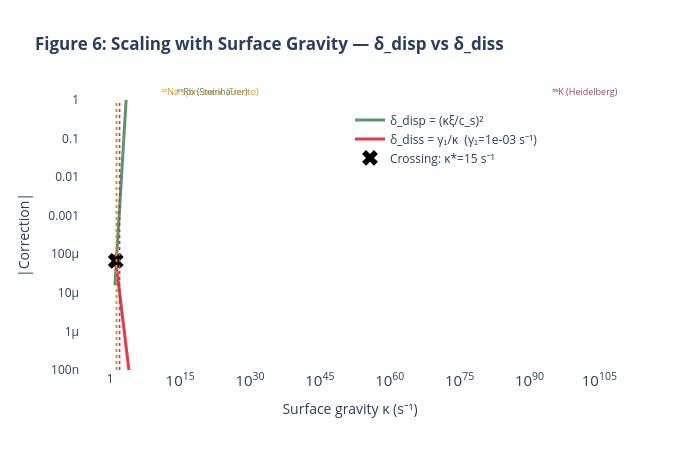

The cell this chart's notebook holds for it:
### Markdown cell above
**Figure 5.** Each bar is computed as $T_H \times \delta_i$, where $T_H$ and $\delta_i$ are the exact values from the computation cells above.

---

### 5.6 Scaling with Surface Gravity

**Key prediction:** $\delta_{\text{disp}} \propto \kappa^2$ (grows with $\kappa$) while $\delta_{\text{diss}} \propto 1/\kappa$ (shrinks). They cross at a characteristic $\kappa^*$. Below we derive this crossing analytically.

### Code cell
# ────────────────────────────────────────────────
# Figure 6: Scaling with κ (all from explicit formulas)
#
# Fix physical parameters to Rb-87 values, sweep κ:
#   δ_disp(κ) = (κξ/c_s)²
#   δ_diss(κ) = γ₁/κ   (with γ₁ ≈ γ_Bel at ω_H = κ, but the Beliaev
#                         rate also depends on κ: γ_Bel = sqrt(na³)·κ²/c_s)
#
# So δ_diss(κ) = sqrt(na³)·κ²/c_s / κ = sqrt(na³)·κ/c_s
# ... which ALSO grows with κ.  BUT: in the regime γ₁ is approximately
# constant (set by the condensate), δ_diss = γ₁/κ ~ 1/κ.
#
# We show both:
#   (a) Fixed γ₁ model: δ_diss = γ₁/κ
#   (b) Beliaev-scaling model: δ_diss = sqrt(na³)·κ/c_s
# ────────────────────────────────────────────────
kappa_sweep = np.logspace(1, 4, 200)  # 10 to 10⁴ s⁻¹

# Fixed Rb-87 parameters
xi_rb = p_rb["xi"]
cs_rb = p_rb["c_s"]
gamma_1_fixed = 1e-3  # s⁻¹ (conservative Rb-87 estimate)

# δ_disp = (κξ/c_s)²
D_sweep = kappa_sweep * xi_rb / cs_rb
delta_disp_sweep = (np.pi / 6) * D_sweep**2  # |δ_disp| = (π/6)·D²

# δ_diss (fixed γ₁ model) = γ₁/κ
delta_diss_fixed = gamma_1_fixed / kappa_sweep

fig6 = go.Figure()

fig6.add_trace(
    go.Scatter(
        x=kappa_sweep,
        y=delta_disp_sweep,
        mode="lines",
        name="δ_disp = (κξ/c_s)²",
        line=dict(color=COLORS["dispersive"], width=3),
    )
)

fig6.add_trace(
    go.Scatter(
        x=kappa_sweep,
        y=delta_diss_fixed,
        mode="lines",
        name=f"δ_diss = γ₁/κ  (γ₁={gamma_1_fixed:.0e} s⁻¹)",
        line=dict(color=COLORS["dissipative"], width=3),
    )
)

# Crossing point: D² = γ₁/κ  →  (κξ/c_s)² = γ₁/κ  →  κ³ = γ₁·c_s²/ξ²
kappa_star = (gamma_1_fixed * cs_rb**2 / xi_rb**2) ** (1 / 3)
delta_star = gamma_1_fixed / kappa_star
fig6.add_trace(
    go.Scatter(
        x=[kappa_star],
        y=[delta_star],
        mode="markers",
        marker=dict(size=14, color="black", symbol="x"),
        name=f"Crossing: κ*={kappa_star:.0f} s⁻¹",
    )
)
print(f"Crossing point: κ* = {kappa_star:.1f} s⁻¹, δ* = {delta_star:.2e}")

# Mark experimental κ values
for name, p in experiments.items():
    fig6.add_vline(
        x=p["kappa"],
        line=dict(color=p["color"], width=1.5, dash="dot"),
        annotation_text=name,
        annotation_position="top",
        annotation_font=dict(size=9, color=p["color"]),
    )

fig6.update_xaxes(type="log", title_text="Surface gravity κ (s⁻¹)")
fig6.update_yaxes(type="log", title_text="|Correction|", range=[-7, 0])
fig6.update_layout(
    height=450,
    width=700,
    plot_bgcolor="white",
    title="<b>Figure 6: Scaling with Surface Gravity — δ_disp vs δ_diss</b>",
    legend=dict(x=0.5, y=0.98),
)
fig6.show()

### Figure 1 — Plotly figure (JSON) as saved in the notebook; plotly's stock layout.template omitted (floating-point values rounded to 4 significant figures; data arrays with more than 128 entries replaced by an {"elided": "..."} marker saying what was removed)
{"data": [{"line": {"color": "#5C946E", "width": 3}, "mode": "lines", "name": "δ_disp = (κξ/c_s)²", "type": "scatter", "x": {"elided": "200 float values"}, "y": {"elided": "200 float values"}}, {"line": {"color": "#E63946", "width": 3}, "mode": "lines", "name": "δ_diss = γ₁/κ  (γ₁=1e-03 s⁻¹)", "type": "scatter", "x": {"elided": "200 float values"}, "y": {"elided": "200 float values"}}, {"marker": {"color": "black", "size": 14, "symbol": "x"}, "mode": "markers", "name": "Crossing: κ*=15 s⁻¹", "type": "scatter", "x": [14.87], "y": [6.726e-05]}], "layout": {"annotations": [{"font": {"color": "#2E86AB", "size": 9}, "showarrow": false, "text": "⁸⁷Rb (Steinhauer)", "x": 21.9, "xanchor": "center", "xref": "x", "y": 1, "yanchor": "bottom", "yref": "y domain"}, {"font": {"color": "#A23B72", "size": 9}, "showarrow": false, "text": "³⁹K (Heidelberg)", "x": 101.9, "xanchor": "center", "xref": "x", "y": 1, "yanchor": "bottom", "yref": "y domain"}, {"font": {"color": "#F18F01", "size": 9}, "showarrow": false, "text": "²³Na spin-sonic (Trento)", "x": 21.41, "xanchor": "center", "xref": "x", "y": 1, "yanchor": "bottom", "yref": "y domain"}], "height": 450, "legend": {"x": 0.5, "y": 0.98}, "plot_bgcolor": "white", "shapes": [{"line": {"color": "#2E86AB", "dash": "dot", "width": 1.5}, "type": "line", "x0": 21.9, "x1": 21.9, "xref": "x", "y0": 0, "y1": 1, "yref": "y domain"}, {"line": {"color": "#A23B72", "dash": "dot", "width": 1.5}, "type": "line", "x0": 101.9, "x1": 101.9, "xref": "x", "y0": 0, "y1": 1, "yref": "y domain"}, {"line": {"color": "#F18F01", "dash": "dot", "width": 1.5}, "type": "line", "x0": 21.41, "x1": 21.41, "xref": "x", "y0": 0, "y1": 1, "yref": "y domain"}], "title": {"text": "<b>Figure 6: Scaling with Surface Gravity — δ_disp vs δ_diss</b>"}, "width": 700, "xaxis": {"title": {"text": "Surface gravity κ (s⁻¹)"}, "type": "log"}, "yaxis": {"range": [-7, 0], "title": {"text": "|Correction|"}, "type": "log"}}}
